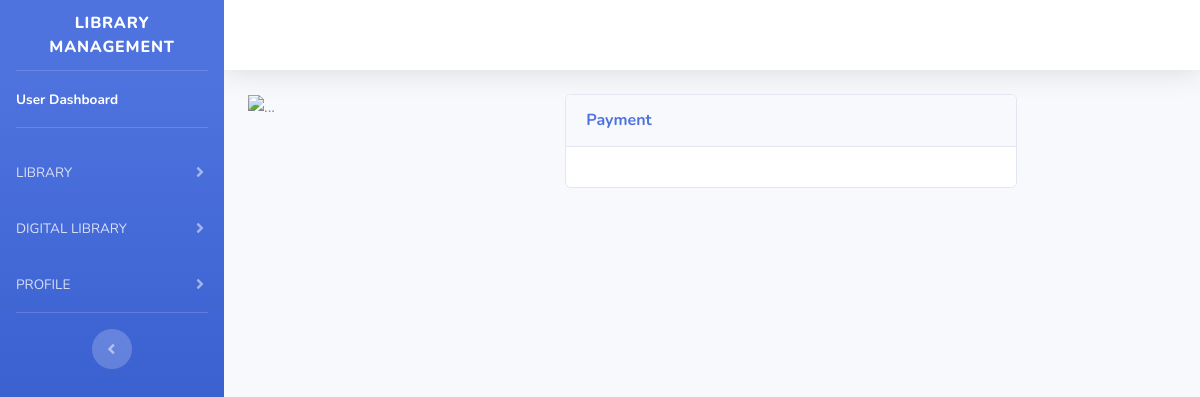
/templates/startbootstrap-sb-admin-2-gh-pages/user_payment.php (signed in), run on an earlier commit of the app's database.
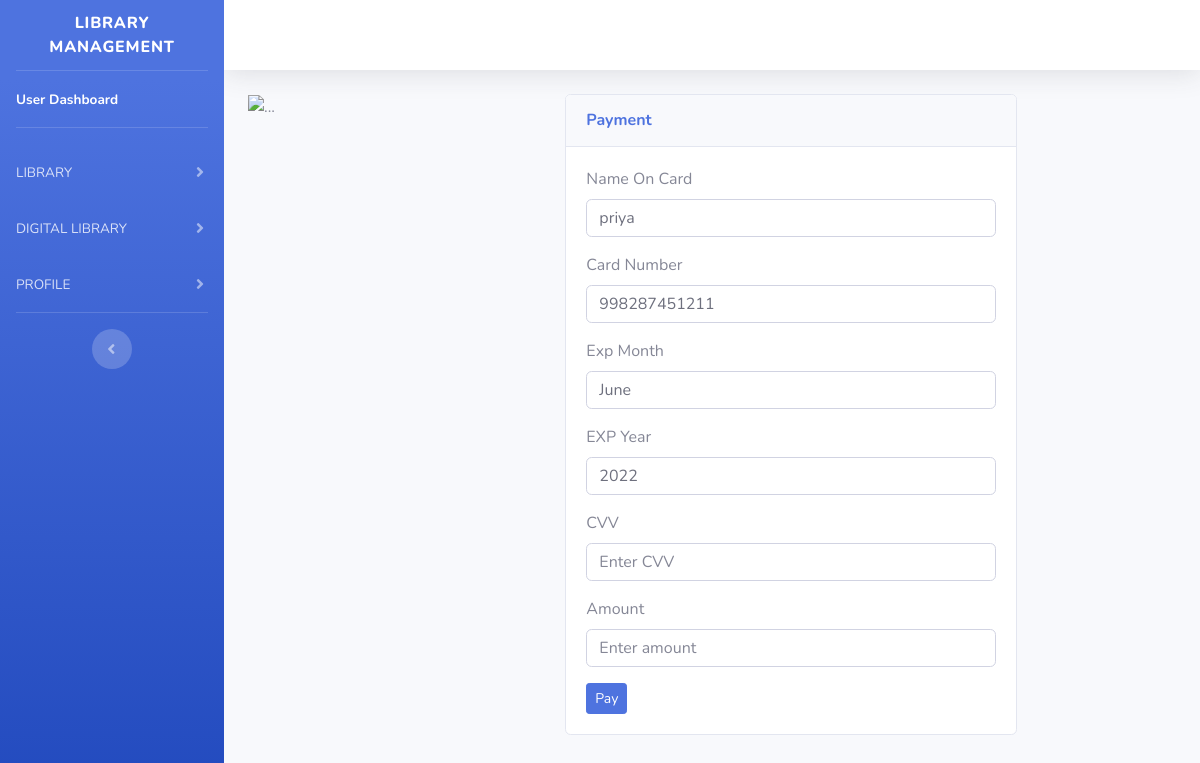
And on a later commit of the database.
### tables this page shows
CREATE TABLE `tble_payment` (
  `pay_id` int(10) NOT NULL,
  `name` varchar(40) NOT NULL,
  `card_number` bigint(60) NOT NULL,
  `cvv` int(10) NOT NULL,
  `exp_month` varchar(20) NOT NULL,
  `exp_year` int(20) NOT NULL,
  `Amount` int(20) NOT NULL,
  `status` varchar(10) NOT NULL
);

### templates/startbootstrap-sb-admin-2-gh-pages/user_payment.php (the view, shortened to what the changed rows need)
<?php
include('../startbootstrap-sb-admin-2-gh-pages/PHP/connection.php');
if(!empty($_SESSION['username']))
    {
?>
<!DOCTYPE html>
<html lang="en">
<head>
    <link href="vendor/fontawesome-free/css/all.min.css" rel="stylesheet" type="text/css">
    <link href="css/sb-admin-2.min.css" rel="stylesheet">
</head>
<body id="page-top">
    <div id="wrapper">
        <div id="content-wrapper" class="d-flex flex-column">
            <div id="content">
                <div class="container-fluid">
                    <div class="row g-0">
                        <div class="col-md-6 col-sm-6 col-xs-6">
                            <div class="card">
                            <div class="card-body">
                            <?php
                                    $sql = "SELECT * FROM tble_payment";
                                    $res = mysqli_query($con, $sql);
                                    while ($row = mysqli_fetch_array($res))
                                    {
                                    ?>
                                        <form name = "signup" method = "POST" action="php/payment.php">
                                        <div class ="form-group">
                                            <label>Name On Card</label>
                                            <input type ="text" class = "form-control" name="cardname" autocomplete="off" required value = <?php echo " ".$row['name']; ?>>
                                        </div>
                                        <div class ="form-group">
                                            <label>Card Number</label>
                                            <input type ="text" class = "form-control" name="cardno" autocomplete="off" value = <?php echo " ".$row['card_number']; ?> required>
                                        </div>
                                        <div class ="form-group">
                                            <label>Exp Month</label>
                                            <input type ="text" class = "form-control" name="expmonth" autocomplete="off" value = <?php echo " ".$row['exp_month']; ?> required>
                                        </div>
                                        <div class ="form-group">
                                            <label>EXP Year</label>
                                            <input type ="text" class = "form-control" name="year" autocomplete="off" value = <?php echo " ".$row['exp_year']; ?> required>
                                        </div>
                                        <div class ="form-group">
                                            <label>CVV</label>
                                            <input type ="text" class = "form-control" name="cvv" autocomplete="off" placeholder = "Enter CVV" required>
                                        </div>
                                        <div class ="form-group">
                                            <label>Amount</label>
                                            <input type = "text" class ="form-control" name = "amount" autocomplete = "off" placeholder = "Enter amount">
                                        </div>
                                    <input type = "Submit" class="btn btn-primary btn-sm" name = "create" value = "Pay">
                                </form>
                                <?php
                                    }
                            ?>
                            </div>
                            </div>
                        </div>
    </div>
                </div>
            </div>
        </div>
    </div>
</body>
</html>
<?php
    }
    else{
        header("location: login.php");
    }
?>

What changed in the data, as far as the page shows it:
added tble_payment: cardname "priya", cardno "998287451211", expmonth "June", year "2022"
